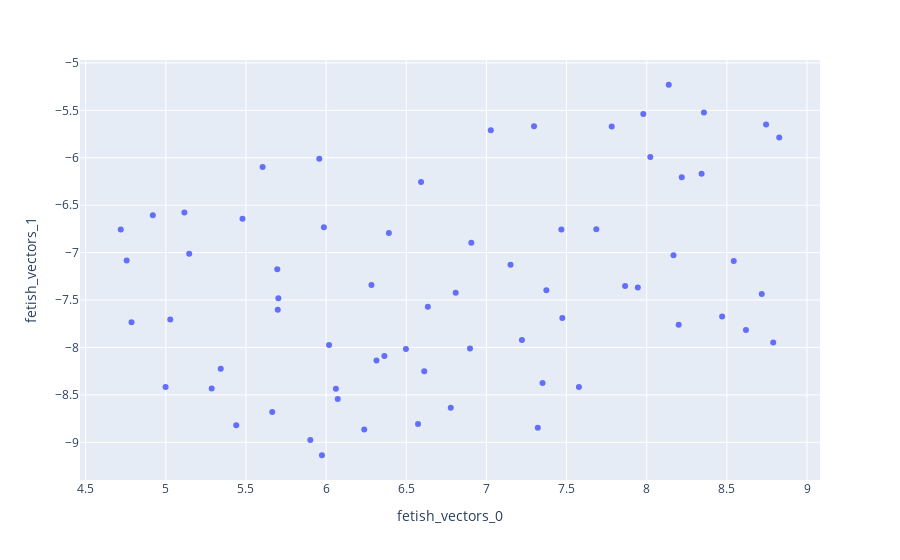

Notebook cell for this chart:
### Code cell
df = pd.DataFrame(u[:,0])

df.columns = ['fetish_vectors_0']

df['fetish_vectors_1'] = u[:,1]

df['fetish'] = fetish_index

plt.figure(figsize=(16,10))

import plotly.express as px
fig = px.scatter(df, x="fetish_vectors_0", y="fetish_vectors_1", hover_data=['fetish'])
fig.show()

### Figure 1 — Plotly figure (JSON) as saved in the notebook; plotly's stock layout.template omitted (floating-point values rounded to 4 significant figures)
{"data": [{"customdata": [["футфетиш"], ["доминация"], ["экстрим"], ["орал"], ["подчинение"], ["пытки"], ["псидоминированиe"], ["шибари"], ["бондаж"], ["связывание"], ["контроль"], ["бытовое рабство"], ["анал"], ["порка"], ["cfnm"], ["трамплинг"], ["пощечины"], ["публичность"], ["девайсы"], ["каблуки"], ["писсинг"], ["фемдом"], ["страпон"], ["принуждение"], ["cuckold"], ["дс"], ["фэйсситтинг"], ["фистинг"], ["туалетные игры"], ["римминг"], ["унижение"], ["паж"], ["копро"], ["плевки"], ["феминизация"], ["мастурбация"], ["см"], ["фиксация"], ["латекс"], ["пояс верности"], ["чулки"], ["age play"], ["минет"], ["фингеринг"], ["групповой секс"], ["мумификация"], ["массаж"], ["депривация"], ["шлепки"], ["воспитание"], ["игры с дыханием"], ["футджоб"], ["куннилингус"], ["петплей"], ["sexwife"], ["воск"], ["лед"], ["бутфетиш"], ["сперма"], ["боллбастинг"], ["иглы"], ["кантбастинг"], ["медицина"], ["handjob"], ["бастинадо"], ["форнофилия"], ["дайкрайфилия"]], "hovertemplate": "fetish_vectors_0=%{x}<br>fetish_vectors_1=%{y}<br>fetish=%{customdata[0]}<extra></extra>", "legendgroup": "", "marker": {"color": "#636efa", "symbol": "circle"}, "mode": "markers", "name": "", "orientation": "v", "showlegend": false, "type": "scatter", "x": [4.919, 6.283, 6.612, 8.827, 5.44, 8.357, 6.391, 7.865, 8.543, 8.199, 7.027, 5.986, 8.745, 7.474, 5.695, 4.719, 5.958, 6.906, 7.782, 8.219, 5.974, 4.998, 5.028, 6.808, 5.286, 7.468, 4.756, 7.577, 5.664, 6.238, 5.343, 5.478, 5.901, 5.604, 4.786, 7.979, 7.686, 8.138, 8.342, 7.297, 8.022, 7.222, 7.321, 7.35, 6.778, 8.167, 5.702, 8.718, 8.789, 6.635, 6.592, 5.698, 6.073, 7.151, 6.061, 8.619, 8.471, 5.116, 6.573, 5.146, 7.944, 6.364, 6.898, 6.018, 7.374, 6.498, 6.314], "xaxis": "x", "y": [-6.607, -7.34, -8.251, -5.787, -8.821, -5.522, -6.793, -7.353, -7.088, -7.761, -5.709, -6.732, -5.65, -7.688, -7.176, -6.757, -6.01, -6.896, -5.67, -6.207, -9.136, -8.418, -7.706, -7.424, -8.434, -6.755, -7.084, -8.418, -8.681, -8.864, -8.223, -6.644, -8.975, -6.098, -7.734, -5.539, -6.755, -5.231, -6.17, -5.668, -5.992, -7.921, -8.847, -8.373, -8.636, -7.029, -7.481, -7.437, -7.947, -7.57, -6.254, -7.601, -8.543, -7.127, -8.435, -7.816, -7.675, -6.576, -8.807, -7.011, -7.368, -8.089, -8.012, -7.973, -7.396, -8.016, -8.137], "yaxis": "y"}], "layout": {"legend": {"tracegroupgap": 0}, "margin": {"t": 60}, "xaxis": {"anchor": "y", "domain": [0, 1], "title": {"text": "fetish_vectors_0"}}, "yaxis": {"anchor": "x", "domain": [0, 1], "title": {"text": "fetish_vectors_1"}}}}
